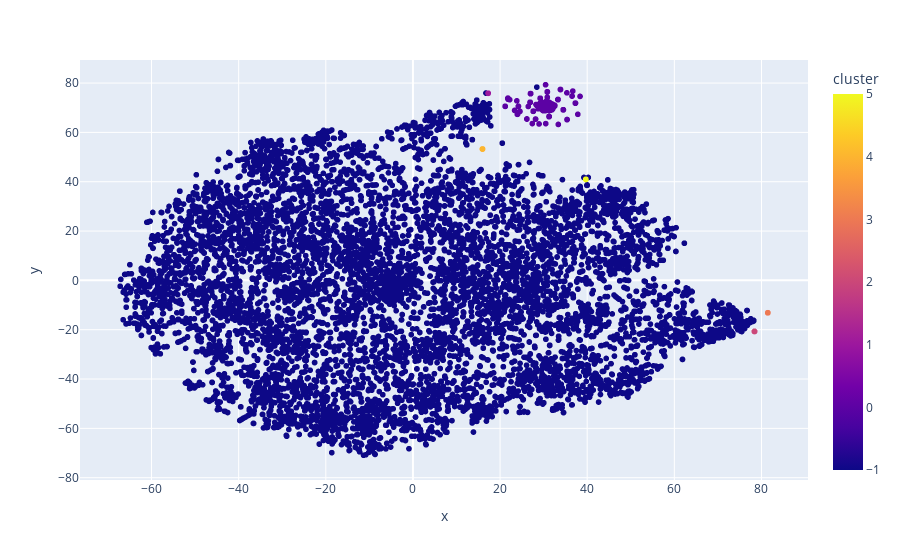

The notebook cell saved with this chart:
### Code cell
fig = express.scatter(tsne_df,x='x',y='y',color='cluster')
fig.show()

### Figure 1 — Plotly figure (JSON) as saved in the notebook; plotly's stock layout.template omitted (floating-point values rounded to 4 significant figures; data arrays with more than 128 entries replaced by an {"elided": "..."} marker saying what was removed)
{"data": [{"hovertemplate": "x=%{x}<br>y=%{y}<br>cluster=%{marker.color}<extra></extra>", "legendgroup": "", "marker": {"color": {"elided": "9366 int values"}, "coloraxis": "coloraxis", "symbol": "circle"}, "mode": "markers", "name": "", "showlegend": false, "type": "scattergl", "x": {"elided": "9366 float values"}, "xaxis": "x", "y": {"elided": "9366 float values"}, "yaxis": "y"}], "layout": {"coloraxis": {"colorbar": {"title": {"text": "cluster"}}, "colorscale": [[0, "#0d0887"], [0.1111, "#46039f"], [0.2222, "#7201a8"], [0.3333, "#9c179e"], [0.4444, "#bd3786"], [0.5556, "#d8576b"], [0.6667, "#ed7953"], [0.7778, "#fb9f3a"], [0.8889, "#fdca26"], [1, "#f0f921"]]}, "legend": {"tracegroupgap": 0}, "margin": {"t": 60}, "xaxis": {"anchor": "y", "domain": [0, 1], "title": {"text": "x"}}, "yaxis": {"anchor": "x", "domain": [0, 1], "title": {"text": "y"}}}}
